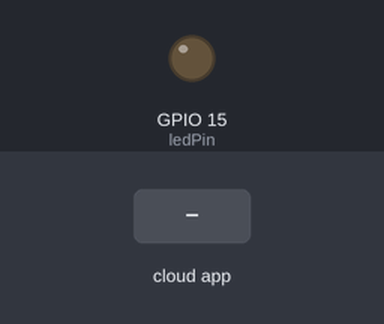
The sketch below on a simulated ESP32. On the bench: output pins drawn as LEDs (lit = HIGH). The inputs (shaded band) are chosen by the test bench. WiFi joins after 1.5 s; servers stay silent unless stated; the Firebase database answers and starts empty; what the sketch prints to the serial monitor is not drawn.

Above: at 2.7 s.
2.8 s: the phone or cloud app sets state to 1
At 4.6 s:
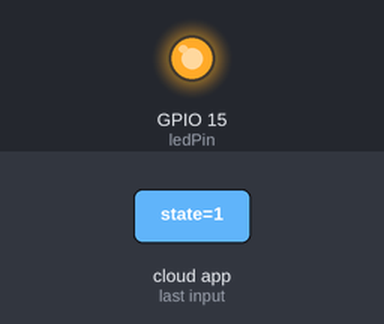
5.1 s: the phone or cloud app sets state to 0
At 6.2 s:
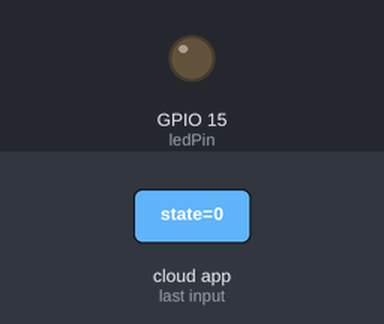
Timing chart, 0 to 8.1 s (numbered marks = the images above; inputs shaded):
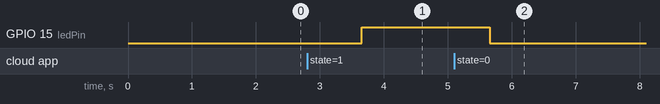

The sketch:

RELAY_AND__VOLT_IN_FIREBASE.ino
```cpp
#include <Arduino.h>
#include <WiFi.h>               //we are using the ESP32
//#include <ESP8266WiFi.h>      // uncomment this line if you are using esp8266 and comment the line above
#include <Firebase_ESP_Client.h>

//Provide the token generation process info.
#include "addons/TokenHelper.h"
//Provide the RTDB payload printing info and other helper functions.
#include "addons/RTDBHelper.h"

#include <PZEM004Tv30.h>

// Define a HardwareSerial instance for communication with PZEM004Tv30
HardwareSerial pzemSerial(1);  // Use Serial1 for ESP32

PZEM004Tv30 pzem(&pzemSerial, 16, 17);  // RX: 8, TX: 9

// Insert your network credentials
#define WIFI_SSID "PLDTHOMEFIBR2a2e0"
#define WIFI_PASSWORD "PLDTWIFIyxnp5"

// Insert Firebase project API Key
#define API_KEY "AIzaSyAzceWGaVeJkB9xU3iMQ9Ym1LcLTgXIXHQ"

// Insert RTDB URLefine the RTDB URL */
#define DATABASE_URL "https://volcheck-ccb7b-default-rtdb.asia-southeast1.firebasedatabase.app"

/* 4. Define the user Email and password that alreadey registerd or added in your project */
#define USER_EMAIL "paolosatuito18@gmail.com"
#define USER_PASSWORD "pao122002Lo"

// Define Firebase Data object
FirebaseData fbdo1;

FirebaseAuth auth;
FirebaseConfig config;

unsigned long sendDataPrevMillis = 0;

const int ledPin = 15;

void setup()
{
  pinMode(ledPin, OUTPUT);
  digitalWrite(ledPin, LOW);

  Serial.begin(115200);
  WiFi.begin(WIFI_SSID, WIFI_PASSWORD);

  Serial.print("Connecting to Wi-Fi");
  while (WiFi.status() != WL_CONNECTED)
  {
    Serial.print(".");
    delay(300);
  }
  Serial.println();
  Serial.print("Connected with IP: ");
  Serial.println(WiFi.localIP());
  Serial.println();

  /* Assign the api key (required) */
  config.api_key = API_KEY;

  /* Assign the user sign in credentials */
  auth.user.email = USER_EMAIL;
  auth.user.password = USER_PASSWORD;

  /* Assign the RTDB URL (required) */
  config.database_url = DATABASE_URL;

  // Comment or pass false value when WiFi reconnection will control by your code or third party library e.g. WiFiManager
  Firebase.reconnectNetwork(true);

  // Since v4.4.x, BearSSL engine was used, the SSL buffer need to be set.
  // Large data transmission may require larger RX buffer, otherwise connection issue or data read time out can be occurred.
  fbdo1.setBSSLBufferSize(4096 /* Rx buffer size in bytes from 512 - 16384 */, 1024 /* Tx buffer size in bytes from 512 - 16384 */);

  // Limit the size of response payload to be collected in FirebaseData
  fbdo1.setResponseSize(2048);

  Firebase.begin(&config, &auth);

  Firebase.setDoubleDigits(5);

  config.timeout.serverResponse = 10 * 1000;
}

void loop()
{
  // Firebase.ready() should be called repeatedly to handle authentication tasks.
  if (Firebase.ready() && (millis() - sendDataPrevMillis > 1000 || sendDataPrevMillis == 0))
  {
    sendDataPrevMillis = millis();

  int ledState;
   if(Firebase.RTDB.getInt(&fbdo1, "/led/state", &ledState)){
    digitalWrite(ledPin, ledState);
   }else{
    Serial.println(fbdo1.errorReason().c_str());
   }
  }
}
```

Measured:
- after the input at 2.8 s, GPIO 15 (ledPin): LOW → HIGH after 0.86 s
- after the input at 5.1 s, GPIO 15 (ledPin): HIGH → LOW after 0.56 s
